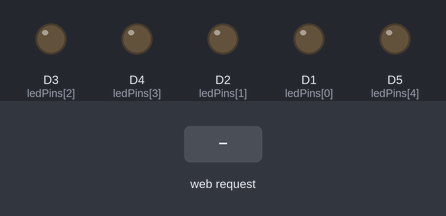
The sketch below on a simulated ESP8266 (NodeMCU). On the bench: output pins drawn as LEDs (lit = HIGH). The inputs (shaded band) are chosen by the test bench. WiFi joins after 1.5 s; servers stay silent unless stated; random numbers use the default seed unless the sketch sets one; what the sketch prints to the serial monitor is not drawn.

Above: at 3.2 s.
3.3 s: HTTP request GET / received
At 5.0 s:
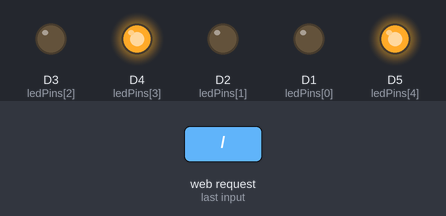
5.3 s: HTTP request GET /?selection=1 received
At 7.4 s:
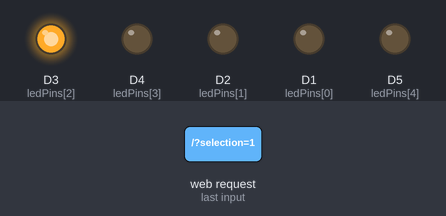
8.3 s: HTTP request GET /?selection=0 received
At 11.2 s:
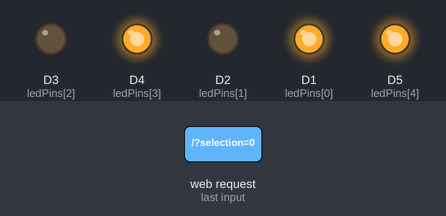
11.3 s: HTTP request GET /?selection=120 received
At 15.9 s:
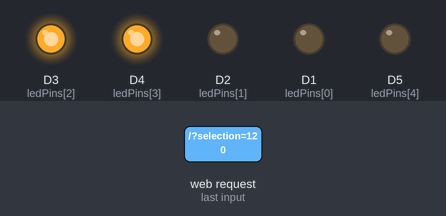
16.3 s: HTTP request GET / received
At 18.6 s:
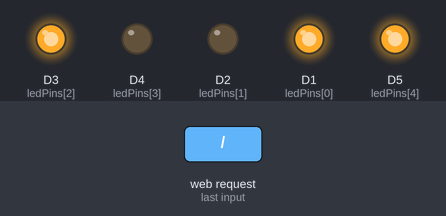
19.3 s: HTTP request GET /?selection=1 received
Timing chart, 0 to 26.3 s (numbered marks = the images above; inputs shaded):
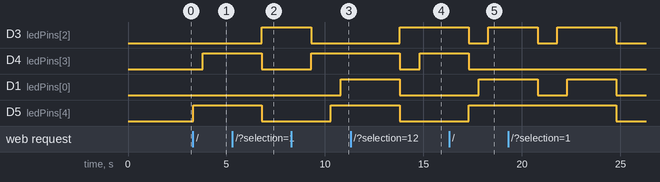

The sketch:

Exercise_one.ino
```cpp
#include <ESP8266WiFi.h>
#include <ESP8266WebServer.h>

const char *ssid = "Vux";
const char *password = "opal18032001";

ESP8266WebServer server(80);

const int numLights = 5;
int ledPins[numLights] = {D1, D2, D3, D4, D5};

int score = 5;
int correctAnswer = -1;

unsigned long roundStartTime = 0;
bool roundStarted = false;

void setup() {
    Serial.begin(9600);

    WiFi.begin(ssid, password);
    while (WiFi.status() != WL_CONNECTED) {
        delay(1000);
        Serial.println("Connecting to WiFi...");
    }
    Serial.println("Connected to WiFi");

    for (int i = 0; i < numLights; i++) {
        pinMode(ledPins[i], OUTPUT);
    }

    server.on("/", HTTP_GET, handleRoot);
    server.on("/select", HTTP_GET, handleSelection);
    server.begin();
    Serial.println("HTTP server started");
    Serial.print("IP Address: ");
    Serial.println(WiFi.localIP());
}

void loop() {
    server.handleClient();
}

void handleRoot() {
    String html = "<!DOCTYPE html><html><head><title>LED Game</title></head><body>";
    html += "<h1>LED Game</h1>";
    html += "<p>Score: " + String(score) + "</p>";
    html += "<p>Time left: <span id='countdown'>5</span> seconds</p>"; // Display countdown timer
    html += "<p>Count the number of lights and select the corresponding button:</p>";
    html += "<form id='gameForm' action='/select' method='get'>";
    html += "<button name='selection' value='0'>0</button>";
    html += "<button name='selection' value='1'>1</button>";
    html += "<button name='selection' value='2'>2</button>";
    html += "</form>";
    html += "<script>";
    html += "var timeLeft = 5;";
    html += "function startCountdown() {";
    html += "  var countdownInterval = setInterval(function() {";
    html += "    document.getElementById('countdown').innerHTML = timeLeft;";
    html += "    timeLeft -= 1;";
    html += "    if (timeLeft < 0) {";
    html += "      clearInterval(countdownInterval);";
    html += "      document.getElementById('gameForm').submit();"; // Submit the form when time is up
    html += "    }";
    html += "  }, 1000);";
    html += "}";
    html += "startCountdown();";
    html += "</script>";
    html += "</body></html>";

    server.send(200, "text/html", html);

    displayRandomLights();
}

void displayRandomLights() {
    for (int i = 0; i < numLights; i++) {
        digitalWrite(ledPins[i], LOW);
    }

    int numLightsOn = random(1, numLights + 1);
    correctAnswer = numLightsOn % 3;

    for (int i = 0; i < numLightsOn; i++) {
        int randomIndex = random(0, numLights);
        digitalWrite(ledPins[randomIndex], HIGH);
        delay(500);
    }
    delay(2000);

    for (int i = 0; i < numLights; i++) {
        digitalWrite(ledPins[i], LOW);
    }
}

void handleSelection() {
    if (millis() - roundStartTime == 0000) {
        score--;
        server.sendHeader("Location", String("/"), true);
    }

    String selection = server.arg("selection");
    int selectedNumber = selection.toInt();

    if (selectedNumber == correctAnswer) {
        score++;
    } else {
        score--;
    }

    if (score <= 0) {
        server.send(200, "text/plain", "Game Over! You lose.");
    } else {
        server.sendHeader("Location", String("/"), true);
        server.send(302, "text/plain", ""); // 302 Redirect
    }
}
```

Measured:
- after the input at 3.3 s, D4 (ledPins[3]): LOW → HIGH after 0.50 s; D5 (ledPins[4]): LOW → HIGH at once
- after the input at 5.3 s, D3 (ledPins[2]): LOW → HIGH after 1.5 s
- after the input at 8.3 s, D4 (ledPins[3]): LOW → HIGH after 1.0 s; D1 (ledPins[0]): LOW → HIGH after 2.5 s; D5 (ledPins[4]): LOW → HIGH after 2.0 s
- after the input at 11.3 s, D3 (ledPins[2]): LOW → HIGH after 2.5 s
- after the input at 16.3 s, D1 (ledPins[0]): LOW → HIGH after 1.5 s; D5 (ledPins[4]): LOW → HIGH after 1.0 s
